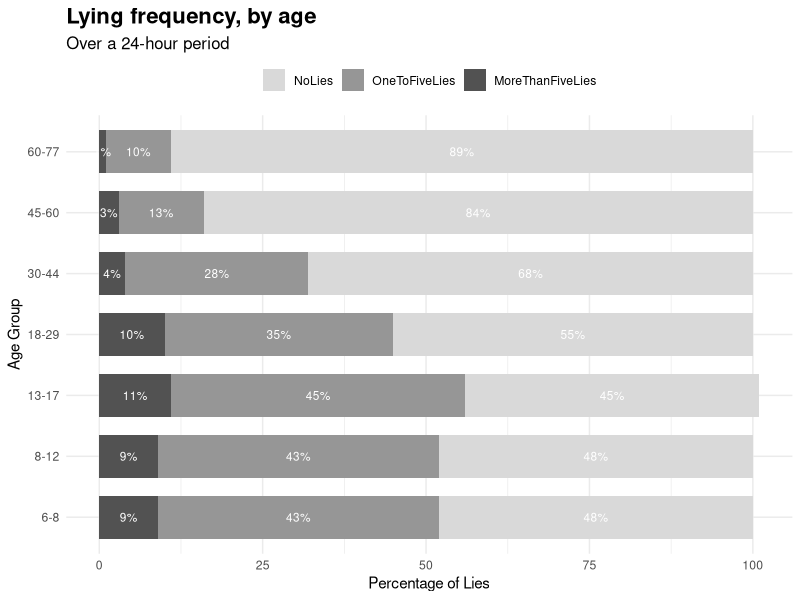
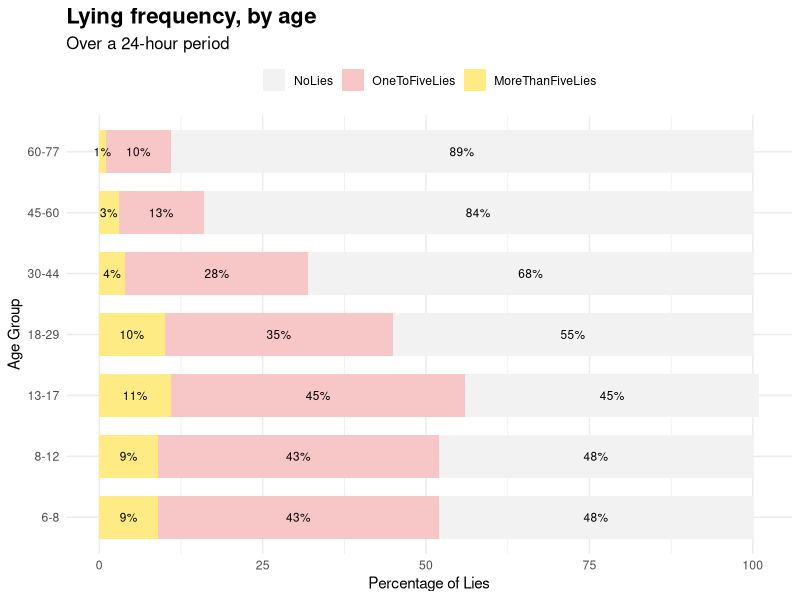

Here is the R script that generated these plots, in order:
## ---- chunk 1
# Load required libraries
library(ggplot2)
library(dplyr)
library(tidyr)

# Sample data for the chart
data <- data.frame(
  AgeGroup = c("60-77", "45-60", "30-44", "18-29", "13-17", "8-12", "6-8"),
  MoreThanFiveLies = c(1, 3, 4, 10, 11, 9, 9),
  OneToFiveLies = c(10, 13, 28, 35, 45, 43, 43),
  NoLies = c(89, 84, 68, 55, 45, 48, 48)
)

# Reshape the data for plotting
data_long <- data %>%
  pivot_longer(cols = c("MoreThanFiveLies", "OneToFiveLies", "NoLies"),
               names_to = "LieFrequency",
               values_to = "Percentage")

# Define the order of the factors for AgeGroup and LieFrequency
data_long$AgeGroup <- factor(data_long$AgeGroup, levels = rev(data$AgeGroup))
data_long$LieFrequency <- factor(data_long$LieFrequency, 
                                 levels = c("NoLies", "OneToFiveLies", "MoreThanFiveLies"))

# Improved color palette
color_palette <- c("#d9d9d9", "#969696", "#525252")  # Light to dark grey

# Create the stacked bar plot
ggplot(data_long, aes(x = AgeGroup, y = Percentage, fill = LieFrequency)) +
  geom_bar(stat = "identity", position = "stack", width = 0.7) +
  scale_fill_manual(values = color_palette) +
  coord_flip() +
  labs(title = "Lying frequency, by age", subtitle = "Over a 24-hour period", 
       x = "Age Group", y = "Percentage of Lies", fill = "Lies Frequency") +
  theme_minimal() +
  theme(legend.position = "top", 
        plot.title = element_text(size = 16, face = "bold"),
        plot.subtitle = element_text(size = 12),
        legend.title = element_blank()) +
  geom_text(aes(label = paste0(Percentage, "%")), 
            position = position_stack(vjust = 0.5), 
            size = 3, color = "white")

## ---- chunk 2
# Load required libraries
library(ggplot2)
library(dplyr)
library(tidyr)

# Sample data for the chart
data <- data.frame(
  AgeGroup = c("60-77", "45-60", "30-44", "18-29", "13-17", "8-12", "6-8"),
  MoreThanFiveLies = c(1, 3, 4, 10, 11, 9, 9),
  OneToFiveLies = c(10, 13, 28, 35, 45, 43, 43),
  NoLies = c(89, 84, 68, 55, 45, 48, 48)
)

# Reshape the data for plotting
data_long <- data %>%
  pivot_longer(cols = c("MoreThanFiveLies", "OneToFiveLies", "NoLies"),
               names_to = "LieFrequency",
               values_to = "Percentage")

# Define the order of the factors for AgeGroup and LieFrequency
data_long$AgeGroup <- factor(data_long$AgeGroup, levels = rev(data$AgeGroup))
data_long$LieFrequency <- factor(data_long$LieFrequency, 
                                 levels = c("NoLies", "OneToFiveLies", "MoreThanFiveLies"))

# Updated pastel color palette
color_palette <- c("#f2f2f2", "#f7c6c7", "#FFEB84")  # Light grey, pastel pink, pastel yellow for 5+

# Create the stacked bar plot
p <- ggplot(data_long, aes(x = AgeGroup, y = Percentage, fill = LieFrequency)) +
  geom_bar(stat = "identity", position = "stack", width = 0.7) +
  scale_fill_manual(values = color_palette) +
  coord_flip() +
  labs(title = "Lying frequency, by age", subtitle = "Over a 24-hour period", 
       x = "Age Group", y = "Percentage of Lies", fill = "Lies Frequency") +
  theme_minimal() +
  theme(legend.position = "top", 
        plot.title = element_text(size = 16, face = "bold"),
        plot.subtitle = element_text(size = 12),
        legend.title = element_blank()) +
  geom_text(aes(label = ifelse(LieFrequency == "NoLies", paste0(Percentage, "%"), "")), 
            position = position_stack(vjust = 0.5), 
            size = 3, color = "black") +  # Black text for "No Lies"
  geom_text(aes(label = ifelse(LieFrequency != "NoLies", paste0(Percentage, "%"), "")), 
            position = position_stack(vjust = 0.5), 
            size = 3, color = "black")  # White text for other categories

# Display the plot
print(p)


